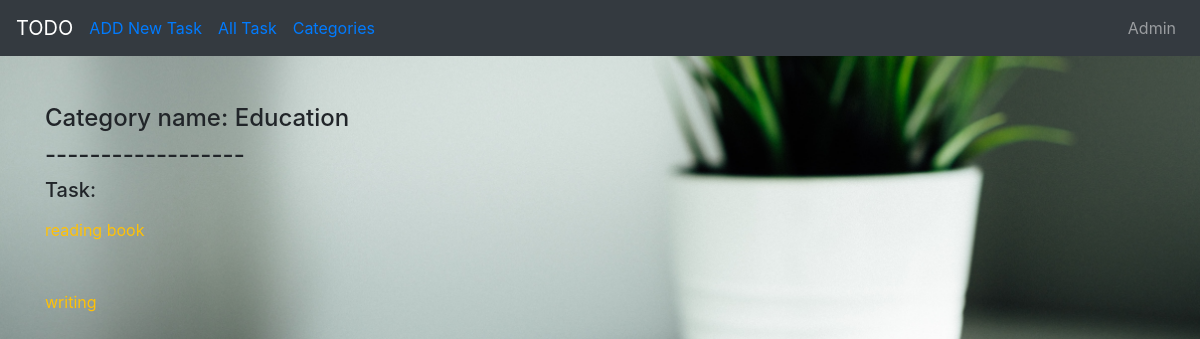
/details/Education/, run on the app's committed database.
### todo/models.py (models this page shows, shortened)
class Categories(models.Model):
    categories_name = models.CharField(max_length=20, primary_key=True)
    objects = EmptyList()
    objects2 = FullList()
    def __str__(self):
        return self.categories_name
    class Meta:
        ordering = ["categories_name"]
        verbose_name_plural = "Categories"

class Task(models.Model):
    title = models.CharField(max_length=255)
    group = models.ForeignKey(Categories, on_delete=models.CASCADE, null=True)
    description = models.TextField(blank=True, null=True)
    priority = models.PositiveIntegerField(blank=True, null=True)
    created_at = models.DateTimeField(auto_now_add=True, null=True)
    due_date = models.DateTimeField(blank=True, null=True)
    done = models.BooleanField(default=False)
    objects = OverDueManager()
    class Meta:
        ordering = ["due_date"]

### todo/views.py (the view)
# urls.py: path('details/<str:pk>/', CategoriesDetailView.as_view(), name='categories_detail'),
class CategoriesDetailView(DetailView):  # new
    context_object_name = 'categories_detail'
    model = Categories
    template_name = 'categories_detail.html'
    def get_context_data(self, **kwargs):
        context = super(CategoriesDetailView, self).get_context_data(**kwargs)
        context['cat_list'] = Categories.objects.all()
        print(context)
        return context

### templates/categories_detail.html (shortened to what this page needs)
{% extends 'base.html' %}
{% block content %}
    <div class="my-5">
        <h4> Category name: {{categories_detail.categories_name}}</h4>
        <h4>------------------</h4>
        <h5>Task:</h5>
        {% for task in categories_detail.task_set.all %}
                    <div class="items  my-3">
                        <a class="subitem text-decoration-none">
                          {% if task.done %}
                               <p class="listitem text-muted ">{{task.title}} | Done </p>
                                {% else %}
                              <a class="text-decoration-none" href="{% url 'task_detail' task.pk %}">
                                  <p class="listitem text-warning ">{{task.title}} </p></a>
                            {% endif %}
                        </div>
                    </div>
        {% endfor %}
{% endblock %}

### static/main_style.css (style rules this page uses)
body { background-image: url("../static/img/10.jpg"); background-size: cover; background-repeat: no-repeat; }

### data on the page
Categories: categories_name "Education"
Task: title "reading book"
Task: title "writing"
